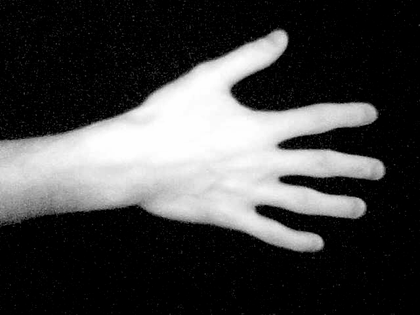
%> input picture Dataset/1.bmp, 420 x 315 px, shrunk from 640 x 480 before the run
$ octave --eval "result = fuzzycmeans(imread('Dataset/1.bmp'));"   (GNU Octave 9; MATLAB toolbox functions it lacks are replaced by stand-ins)
%> lines starting %> are read from the running program, lines starting %| are printed output that depends on the picture; in (x1, y1, x2, y2) boxes, pixels count from 0 and x2, y2 are one past the last pixel; in counts of white or black regions, pixels touching at a corner belong together; the program's own positions count from 1
### testfcmthresh.m
im=imread('Test1.jpg');
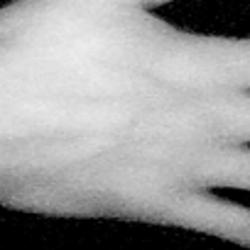
%> input picture Test1.jpg, 250 x 250 px
%> im is the input picture: size 250x250 uint8; min 0, max 238, mean 158.4
fim=mat2gray(im);
level=graythresh(fim);
%> level = 0.437
bwfim=im2bw(fim,level);
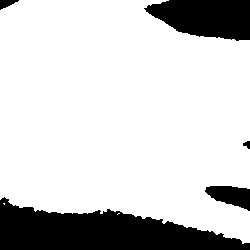
%> bwfim: size 250x250 logical; 80.9% white; 5 black regions, box (x1, y1, x2, y2) and area: (0, 197, 250, 250) 7827, (144, 0, 250, 41) 3265, (205, 186, 250, 211) 724, (0, 0, 19, 10) 106, (243, 141, 250, 149) 37
%> the run ends on the next line
[bwfim0,level0]=fcmthresh(fim,0);
[bwfim1,level1]=fcmthresh(fim,1);
% [8 lines of commented-out code are left out]

### fuzzycmeans.m
function [ output_args ] = fuzzycmeans( img )
testfcmthresh;
in='Test1.jpg';
IM=imread(in);
IM=double(IM);
figure(1)
imshow(uint8(IM))
[maxX,maxY]=size(IM);
IMM=cat(3,IM,IM);
%%%%%%%%%%%%%%%%
cc1=8;
cc2=250;

ttFcm=0;
while(ttFcm<15)
    ttFcm=ttFcm+1

    c1=repmat(cc1,maxX,maxY);
    c2=repmat(cc2,maxX,maxY);
    if ttFcm==1
        test1=c1; test2=c2;
    end
    c=cat(3,c1,c2);

    ree=repmat(0.000001,maxX,maxY);
    ree1=cat(3,ree,ree);

    distance=IMM-c;
    distance=distance.*distance+ree1;

    daoShu=1./distance;

    daoShu2=daoShu(:,:,1)+daoShu(:,:,2);
    distance1=distance(:,:,1).*daoShu2;
    u1=1./distance1;
    distance2=distance(:,:,2).*daoShu2;
    u2=1./distance2;

    ccc1=sum(sum(u1.*u1.*IM))/sum(sum(u1.*u1));
    ccc2=sum(sum(u2.*u2.*IM))/sum(sum(u2.*u2));

    tmpMatrix=[abs(cc1-ccc1)/cc1,abs(cc2-ccc2)/cc2];
    pp=cat(3,u1,u2);

    for i=1:maxX
        for j=1:maxY
            if max(pp(i,j,:))==u1(i,j)
                IX2(i,j)=1;

            else
                IX2(i,j)=2;
            end
        end
    end
    %%%%%%%%%%%%%%%
   if max(tmpMatrix)<0.0001
         break;
  else
         cc1=ccc1;
         cc2=ccc2;

  end

 for i=1:maxX
       for j=1:maxY
            if IX2(i,j)==2
            IMMM(i,j)=254;
                 else
            IMMM(i,j)=8;
       end
    end
end
%%%%%%%%%%%%%%%%%%
  figure(2);

imshow(uint8(IMMM));
title('\fontsize{12} \bf Fuzzy C-Means Segmented Image','FontName','Latha','color','k');
tostore=uint8(IMMM);
imwrite(tostore,'Process_Image\FuzzycmeansSegmented.jpg');
imwrite(tostore,'FuzzycmeansSegmented.jpg');
end

for i=1:maxX
    for j=1:maxY
         if IX2(i,j)==2
            IMMM(i,j)=200;
             else
             IMMM(i,j)=1;
    end
  end
end

%%%%%%%%%%%%%%%%%%
IMMM=uint8(IMMM);
figure(3);
imshow(IMMM);
imwrite(IMMM,'FuzzycmeansSegmented1.jpg');
title('\fontsize{12} \bf Fuzzy C-Means Segmented Image','FontName','Latha','color','k');
disp('The final cluster centers are');
ccc1
ccc2
end
